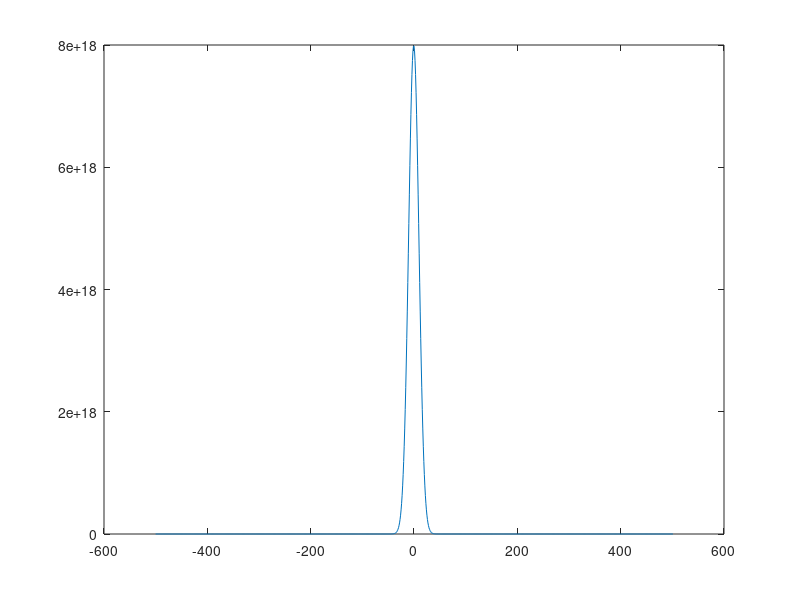

This chart was generated by the following MATLAB code:
tmax = 10^-14;
delX = 5*10^-10;
rangeX = 5*10^-7;

if tmax > 10^-13
    delT = 10^-16;
else
    delT = tmax/1000;
end

Dp = 1.2432*10^-3;

% for tmax = 10^-15s : delX = 5*10^-10, rangeX = 5*10^-8
% for tmax = 10^-14s : delX = 5*10^-10, rangeX = 5*10^-7
% for tmax = 10^-13s : delX = 5*10^-10, rangeX = 5*10^-7
% for tmax = 10^-12s : delX = 5*10^-10, rangeX = 5*10^-6
% for tmax = 10^-11s : delX = 5*10^-10, rangeX = 5*10^-6
% for tmax = 10^-10s : delX = 5*10^-10, rangeX = 5*10^-5
% for tmax = 10^-09s : delX = 10*10^-10, rangeX = 5*10^-4
% for tmax = 10^-08s : delX = 10*10^-10, rangeX = 5*10^-4

elements = int16(rangeX/delX);
p = zeros(1, 2 + elements);
p(int16(elements/2)) = 10^20;
p(1 + int16(elements/2)) = 10^20;
temp = zeros(1, 2 + elements);
x = [-int16(elements/2):1:1+int16(elements/2)];

iterations = tmax/delT;
for t = 0:iterations
    for i = 2:(elements+1)
        temp(i) = p(i) + (delT*Dp/(delX^2))*(p(i+1) - 2*p(i) + p(i-1));
    end
    p = temp;
end

plot(x,p)